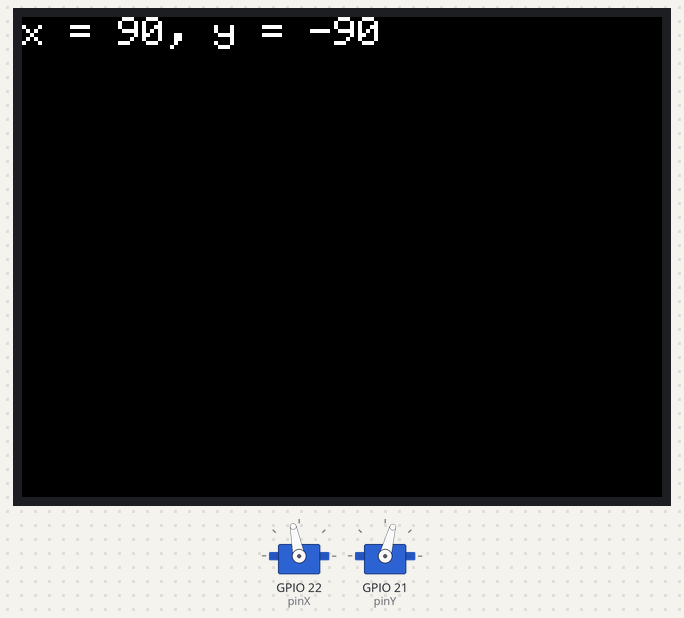
Recording of a sketch running on a simulated ESP32. Parts: 2 × servo, 320×240 colour display. Servo pulses on a pin are drawn as a servo (544–2400 µs = 0–180°); what the sketch prints to the serial monitor is not drawn.

Above: at 23.5 s.
At 26.1 s:
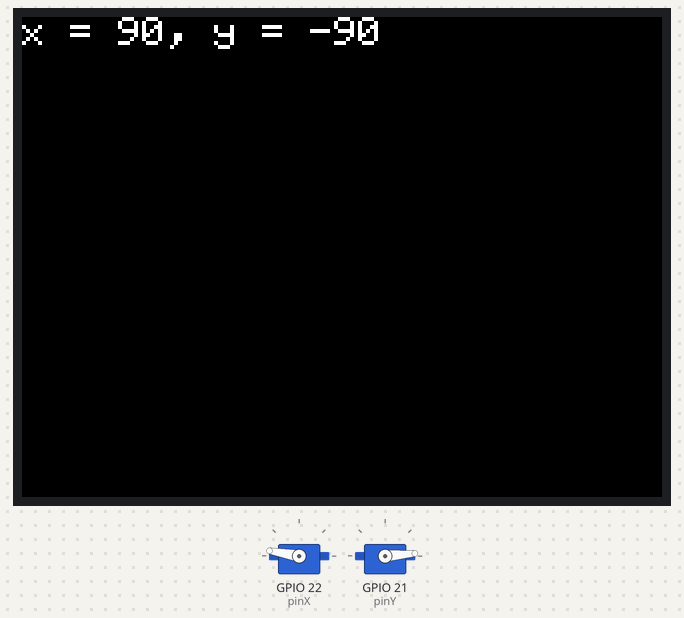
At 27.16 s:
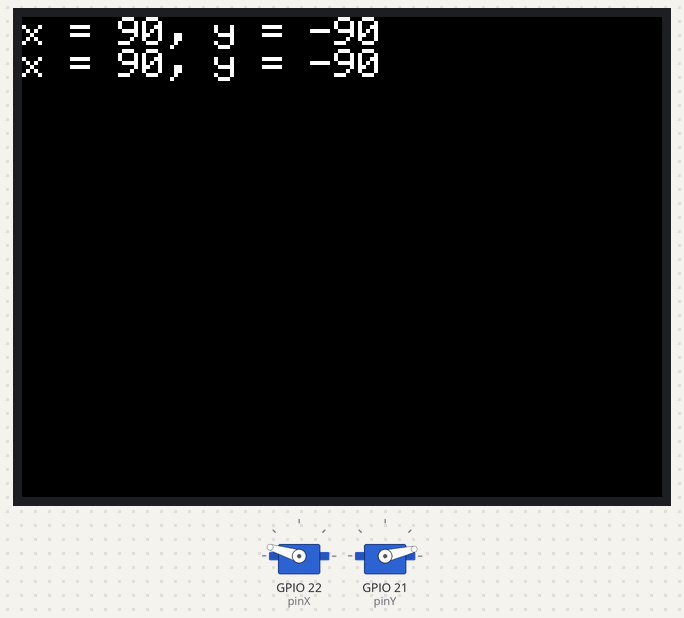
At 30.1 s:
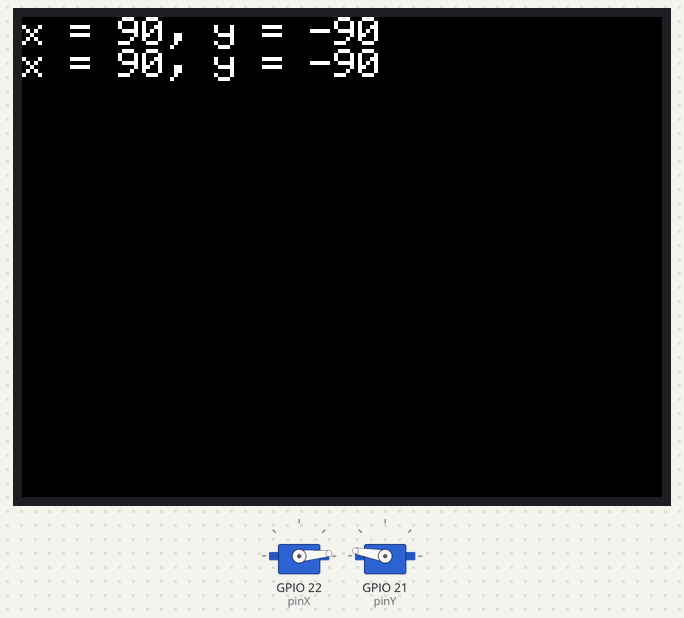
Timing chart, 0 to 31.6 s (numbered marks = the images above):
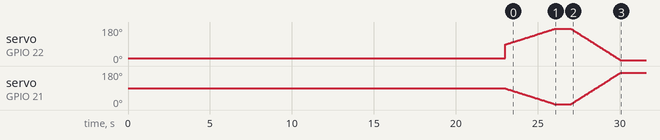

The sketch:

servoTest03.ino
```cpp
#include <Arduino.h>
#include <M5Unified.h>
#include "ServoXY.hpp"

ServoXY servo;  // デフォルト設定（X=22,ch0 / Y=21,ch1）

void setup() {
  Serial.begin(115200);
  //M5.begin();
  delay(2000);

  servo.begin(0, 0);

  M5.Display.setTextSize(2);              // 文字サイズ
  M5.Display.setTextColor(WHITE, BLACK);  // (文字色, 背景色)
  M5.Display.setCursor(0, 0);             // 描画位置 (x,y)

  M5.Display.println("x = 90, y = -90");
  // 軽い移動は優先して完了させたい（ただし他タスクはdelayで動く）
  servo.moveBlocking(90, -90, 3000);

  delay(1000);

  M5.Display.println("x = 90, y = -90");
  // 長い移動は非ブロッキングで流す
  servo.moveBegin(-90, 90, 3000);
}

void loop() {
  // 非ブロッキング更新
  servo.update();

  // 他処理（MQTT等）をここに
}
```

ServoXY.cpp
```cpp
#include "ServoXY.hpp"

// --- public ---

ServoXY::ServoXY()
  : cfg_(Config{}) {}

ServoXY::ServoXY(const Config& cfg)
  : cfg_(cfg) {}

void ServoXY::begin(int x0, int y0) {
  x0 = clampDeg(x0);
  y0 = clampDeg(y0);

  periodUs_ = 1000000UL / cfg_.hz;
  dutyMax_ = (1UL << cfg_.resBits) - 1;

  ledcAttachChannel(cfg_.pinX, cfg_.hz, cfg_.resBits, cfg_.chX);
  ledcAttachChannel(cfg_.pinY, cfg_.hz, cfg_.resBits, cfg_.chY);
  Serial.printf("test03 %d %d %d %d\n", cfg_.pinX, cfg_.hz,cfg_.resBits, cfg_.chX);
  Serial.printf("test03 %d %d %d %d\n", cfg_.pinY, cfg_.hz,cfg_.resBits, cfg_.chY);

  delay(1000);
  Serial.printf("2300\n");
  ledcWriteChannel(cfg_.chX, 2300);
  delay(5000);
  Serial.printf("600\n");
  ledcWriteChannel(cfg_.chX, 800);
  delay(5000);

  Serial.printf("2300\n");
  ledcWriteChannel(cfg_.chX, 2300);
  delay(5000);
  Serial.printf("600\n");
  ledcWriteChannel(cfg_.chX, 800);
  delay(5000);


  cur_ = { x0, y0 };
  next_ = cur_;
  applyXY_(cur_);
  mv_.active = false;
}

void ServoXY::setNext(int x1, int y1) {
  next_.x = clampDeg(x1);
  next_.y = clampDeg(y1);
}

ServoXY::XYPos ServoXY::cur() const {
  return cur_;
}
ServoXY::XYPos ServoXY::next() const {
  return next_;
}

void ServoXY::moveBegin(int x, int y, uint32_t durationMs) {
  setNext(x, y);
  moveBegin(durationMs);
}

void ServoXY::moveBegin(uint32_t durationMs) {
  mv_.start = cur_;
  mv_.target = next_;

  uint32_t ms = clampDurationMs_(mv_.start, mv_.target, durationMs);

  if (ms == 0 || (mv_.start.x == mv_.target.x && mv_.start.y == mv_.target.y)) {
    cur_ = mv_.target;
    applyXY_(cur_);
    mv_.active = false;
    return;
  }

  mv_.duration = ms;
  mv_.t0 = millis();
  mv_.nextTick = mv_.t0;  // 即時更新してからtickで進める
  mv_.active = true;
}

bool ServoXY::moving() const {
  return mv_.active;
}

void ServoXY::update() {
  if (!mv_.active) return;

  const uint32_t now = millis();

  // tickより早い呼び出しは無視
  if ((int32_t)(now - mv_.nextTick) < 0) return;
  mv_.nextTick += cfg_.tickMs;

  const uint32_t elapsed = now - mv_.t0;
  if (elapsed >= mv_.duration) {
    cur_ = mv_.target;
    applyXY_(cur_);
    mv_.active = false;
    return;
  }

  // 補間（float無し）
  const int x = mv_.start.x + (int32_t)(mv_.target.x - mv_.start.x) * (int32_t)elapsed / (int32_t)mv_.duration;
  const int y = mv_.start.y + (int32_t)(mv_.target.y - mv_.start.y) * (int32_t)elapsed / (int32_t)mv_.duration;

  writeDeg_(cfg_.chX, x);
  writeDeg_(cfg_.chY, y);
}

void ServoXY::moveBlocking(int x1, int y1, uint32_t durationMs) {
  setNext(x1, y1);
  moveBlocking(durationMs);
}

void ServoXY::moveBlocking(uint32_t durationMs) {
  moveBegin(durationMs);
  while (moving()) {
    update();
    delay(1);  // ★重要：MQTT xTask等にCPUを譲る
  }
}

void ServoXY::setSpeedLimit(uint32_t degPerSecX, uint32_t degPerSecY) {
  cfg_.maxDegPerSecX = degPerSecX;
  cfg_.maxDegPerSecY = degPerSecY;
}

void ServoXY::setPulseRangeX(int minUs, int maxUs) {
  cfg_.minUsX = minUs;
  cfg_.maxUsX = maxUs;
}
void ServoXY::setPulseRangeY(int minUs, int maxUs) {
  cfg_.minUsY = minUs;
  cfg_.maxUsY = maxUs;
}

// --- private ---

int ServoXY::clampDeg(int deg) {
  if (deg < -90) deg = -90;
  if (deg > 90) deg = 90;
  return deg;
}

uint32_t ServoXY::ceil_div_u32(uint32_t a, uint32_t b) {
  return (a + b - 1) / b;
}

uint32_t ServoXY::usToDuty_(uint32_t us) const {
  return us * dutyMax_ / periodUs_;
}

void ServoXY::writeUs_(uint8_t ch, int us) const {
  if (ch == cfg_.chX) {
    if (us < cfg_.minUsX) us = cfg_.minUsX;
    if (us > cfg_.maxUsX) us = cfg_.maxUsX;
  } else {
    if (us < cfg_.minUsY) us = cfg_.minUsY;
    if (us > cfg_.maxUsY) us = cfg_.maxUsY;
  }
  ledcWriteChannel(ch, usToDuty_((uint32_t)us));
}

void ServoXY::writeDeg_(uint8_t ch, int deg) const {
  deg = clampDeg(deg);
  int us;
  if (ch == cfg_.chX) us = cfg_.minUsX + (deg + 90) * (cfg_.maxUsX - cfg_.minUsX) / 180;
  else us = cfg_.minUsY + (deg + 90) * (cfg_.maxUsY - cfg_.minUsY) / 180;
  writeUs_(ch, us);
}

void ServoXY::applyXY_(const XYPos& p) const {
  writeDeg_(cfg_.chX, p.x);
  writeDeg_(cfg_.chY, p.y);
}

uint32_t ServoXY::clampDurationMs_(const XYPos& s, const XYPos& t, uint32_t reqMs) const {
  const uint32_t dx = (uint32_t)abs(t.x - s.x);
  const uint32_t dy = (uint32_t)abs(t.y - s.y);

  const uint32_t minMsX = (cfg_.maxDegPerSecX == 0) ? 0 : ceil_div_u32(dx * 1000UL, cfg_.maxDegPerSecX);
  const uint32_t minMsY = (cfg_.maxDegPerSecY == 0) ? 0 : ceil_div_u32(dy * 1000UL, cfg_.maxDegPerSecY);
  uint32_t minMs = (minMsX > minMsY) ? minMsX : minMsY;

  uint32_t ms = reqMs;
  if (ms < minMs) ms = minMs;

  // tick境界へ丸め（0は許可）
  if (ms != 0 && cfg_.tickMs != 0) {
    ms = ceil_div_u32(ms, cfg_.tickMs) * cfg_.tickMs;
  }
  return ms;
}
```

ServoXY.hpp
```cpp
#ifndef SERVOXY_HPP
#define SERVOXY_HPP

#include <Arduino.h>

class ServoXY {
public:
  struct XYPos {
    int x;
    int y;
  };

  struct Config {
    // pins/ch
    uint8_t pinX = 22;
    uint8_t pinY = 21;
    uint8_t chX = 6;
    uint8_t chY = 5;

    // PWM
    uint32_t hz = 50;
    uint8_t resBits = 16;
    uint32_t tickMs = 20;  // 50Hzなら20ms推奨

    // pulse range (保守的初期値。実機で詰める)
    int minUsX = 600;
    int maxUsX = 2300;
    int minUsY = 600;
    int maxUsY = 2300;

    // speed limit (deg/sec) 0なら無制限
    uint32_t maxDegPerSecX = 300;
    uint32_t maxDegPerSecY = 300;
  };

  // ★デフォルト引数を使わない（古いgcc対策）
  ServoXY();
  explicit ServoXY(const Config& cfg);

  void begin(int x0 = 0, int y0 = 0);

  // 目的地をセット（-90..+90）
  void setNext(int x1, int y1);

  XYPos cur() const;
  XYPos next() const;

  // 非ブロッキング移動開始（loopからupdate()を呼ぶ）
  void moveBegin(uint32_t durationMs);
  void moveBegin(int x1, int y1, uint32_t durationMs);

  bool moving() const;

  // 非ブロッキング更新（loopで高頻度に呼ぶ）
  void update();

  // 優先して完了させる（呼び出し元はブロックするが、delayで必ずyieldするので他タスクは動く）
  void moveBlocking(uint32_t durationMs);
  void moveBlocking(int x1, int y1, uint32_t durationMs);

  // 調整API
  void setSpeedLimit(uint32_t degPerSecX, uint32_t degPerSecY);
  void setPulseRangeX(int minUs, int maxUs);
  void setPulseRangeY(int minUs, int maxUs);

private:
  struct MoveState {
    bool active = false;
    XYPos start{ 0, 0 };
    XYPos target{ 0, 0 };
    uint32_t t0 = 0;
    uint32_t duration = 0;
    uint32_t nextTick = 0;
  };

  Config cfg_;
  XYPos cur_{ 0, 0 };
  XYPos next_{ 0, 0 };
  MoveState mv_;

  uint32_t periodUs_ = 20000;
  uint32_t dutyMax_ = 65535;

  static int clampDeg(int deg);
  static uint32_t ceil_div_u32(uint32_t a, uint32_t b);

  uint32_t usToDuty_(uint32_t us) const;
  void writeUs_(uint8_t ch, int us) const;
  void writeDeg_(uint8_t ch, int deg) const;
  void applyXY_(const XYPos& p) const;
  uint32_t clampDurationMs_(const XYPos& s, const XYPos& t, uint32_t reqMs) const;
};

#endif
```

SpiBusLock.cpp
```cpp
#include "SpiBusLock.hpp"

SemaphoreHandle_t gSpiMutex = nullptr;

void ensure_spi_mutex() {
  if (gSpiMutex == nullptr) {
    gSpiMutex = xSemaphoreCreateRecursiveMutex();
  }
}
```

SpiBusLock.hpp
```cpp
#ifndef SPI_BUS_LOCK_HPP
#define SPI_BUS_LOCK_HPP

#include <Arduino.h>
#include <freertos/FreeRTOS.h>
#include <freertos/semphr.h>

extern SemaphoreHandle_t gSpiMutex;

// 必ず一度呼ぶ（setupの早い段階）
void ensure_spi_mutex();

// RAII
struct SpiGuard {
  bool locked = false;

  SpiGuard() {
    ensure_spi_mutex();
    if (gSpiMutex) {
      xSemaphoreTakeRecursive(gSpiMutex, portMAX_DELAY);
      locked = true;
    }
  }
  ~SpiGuard() {
    if (locked && gSpiMutex) {
      xSemaphoreGiveRecursive(gSpiMutex);
    }
  }

  SpiGuard(const SpiGuard&) = delete;
  SpiGuard& operator=(const SpiGuard&) = delete;
};

#endif  // SPI_BUS_LOCK_HPP
```

Measured:
- by itself, servo on GPIO 22 (pinX): rises from 15° to 170° in 3.0 s, then falls to 5° in 4.0 s
